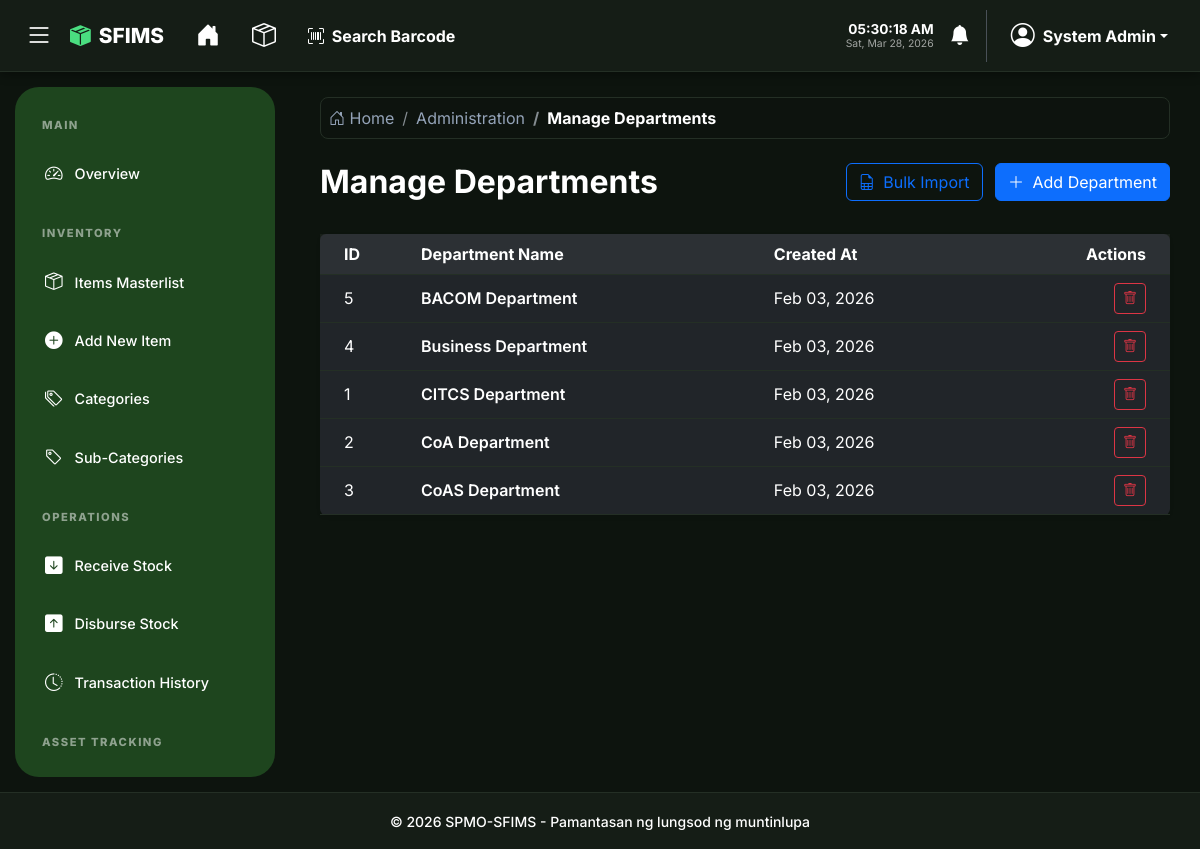
The app's page /admin/departments.php (signed in), older data.
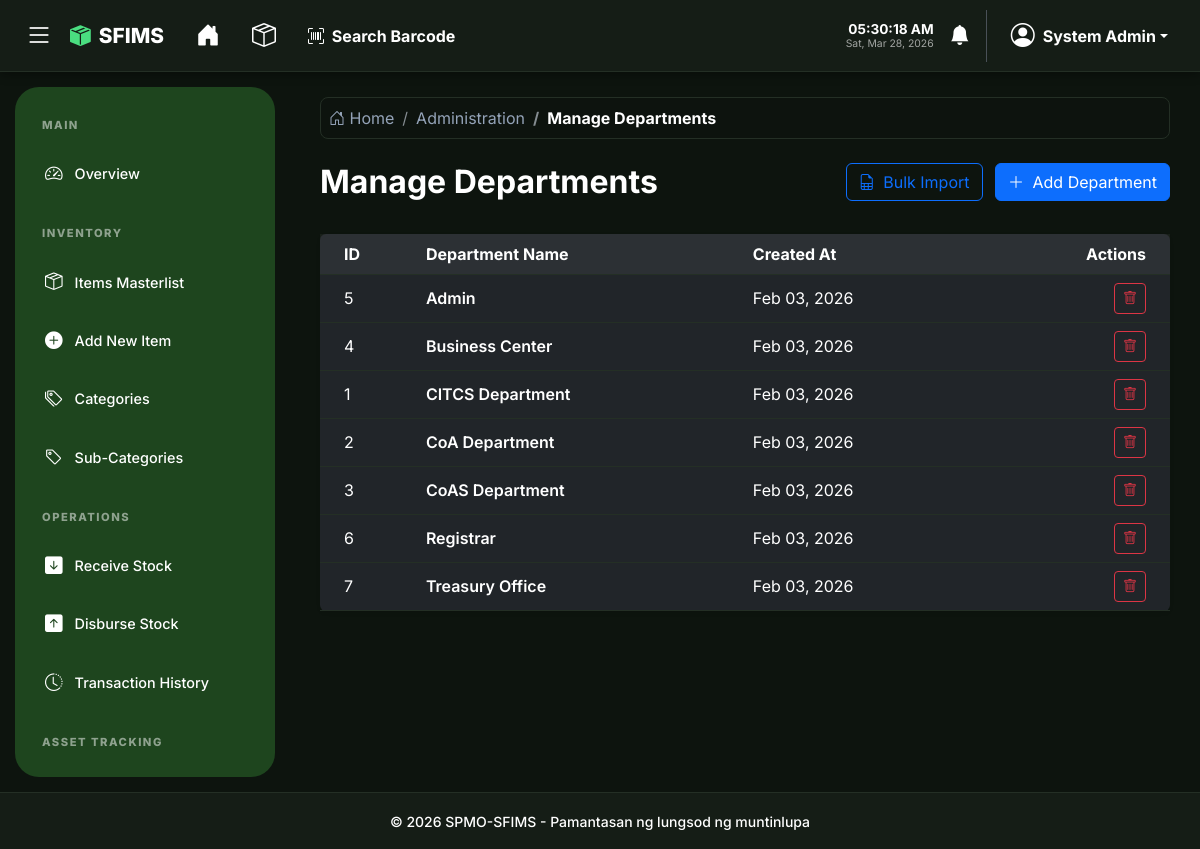
The same page, newer data.
### tables this page shows
CREATE TABLE IF NOT EXISTS departments (
    id INT AUTO_INCREMENT PRIMARY KEY,
    name VARCHAR(100) NOT NULL UNIQUE,
    created_at TIMESTAMP DEFAULT CURRENT_TIMESTAMP
);

### config/app.php (called while the page is built, shortened)
<?php
function h($string)
{
    return htmlspecialchars($string, ENT_QUOTES, 'UTF-8');
}

### admin/departments.php (the view, shortened to what this page needs)
<?php
require_once '../config/app.php';
$db = Database::getInstance();
$departments = $db->query("SELECT * FROM departments ORDER BY name ASC")->fetchAll();
require_once '../partials/header.php';
?>
<div class="row mb-4">
    <div class="col-md-6">
        <h2 class="fw-bold">Manage Departments</h2>
    </div>
    <div class="col-md-6 text-end">
        <?php if ($_SESSION['role'] === 'Admin'): ?>
            <a href="import_master.php?type=departments" class="btn btn-outline-primary me-2">
                <i class="bi bi-file-earmark-spreadsheet me-1"></i> Bulk Import
            </a>
            <button type="button" class="btn btn-primary" data-bs-toggle="modal" data-bs-target="#addDeptModal">
                <i class="bi bi-plus-lg me-1"></i> Add Department
            </button>
        <?php endif; ?>
    </div>
</div>
<div class="card shadow-sm border-0">
    <div class="card-body p-0">
        <div class="table-responsive">
            <table class="table table-hover align-middle mb-0">
                <thead class="bg-light">
                    <tr>
                        <th class="ps-4">ID</th>
                        <th>Department Name</th>
                        <th>Created At</th>
                        <?php if ($_SESSION['role'] === 'Admin'): ?>
                            <th class="text-end pe-4">Actions</th>
                        <?php endif; ?>
                    </tr>
                </thead>
                <tbody>
                    <?php if ($departments): ?>
                        <?php foreach ($departments as $d): ?>
                            <tr>
                                <td class="ps-4"><?php echo $d['id']; ?></td>
                                <td class="fw-semibold"><?php echo h($d['name']); ?></td>
                                <td><?php echo date('M d, Y', strtotime($d['created_at'])); ?></td>
                                <?php if ($_SESSION['role'] === 'Admin'): ?>
                                    <td class="text-end pe-4">
                                        <form method="POST" action="" class="d-inline">
                                            <button type="submit" class="btn btn-sm btn-outline-danger" onclick="return confirm('Are you sure you want to delete this department?')">
                                                <i class="bi bi-trash"></i>
                                            </button>
                                        </form>
                                    </td>
                                <?php endif; ?>
                            </tr>
                        <?php endforeach; ?>
                    <?php else: ?>
                        <tr>
                            <td colspan="4" class="text-center py-4 text-muted">No departments found.</td>
                        </tr>
                    <?php endif; ?>
                </tbody>
            </table>
        </div>
    </div>
</div>
<?php require_once '../partials/footer.php'; ?>

Row changes from the older to the newer data that the page shows:
changed departments id 5: name "BACOM Department" → "Admin"
changed departments id 4: name "Business Department" → "Business Center"
added departments: id "6", name "Registrar", created_at "Feb 03, 2026"
added departments: id "7", name "Treasury Office", created_at "Feb 03, 2026"
